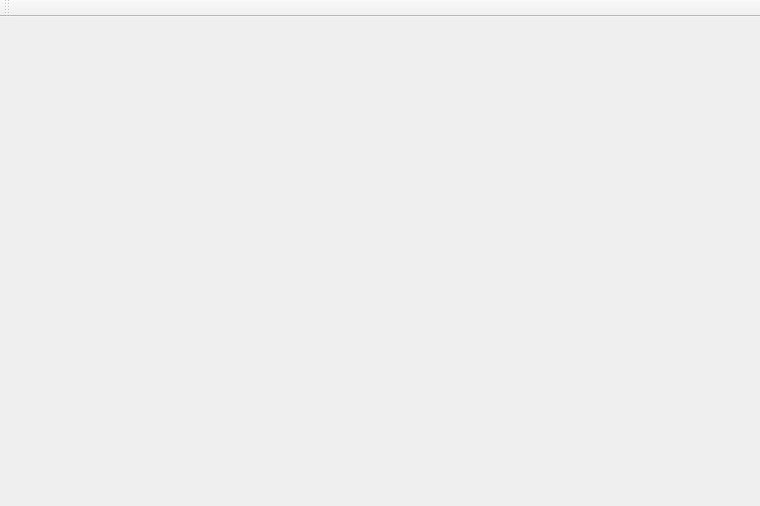
<?xml version="1.0" encoding="UTF-8"?>
<ui version="4.0">
 <class>screenRelayerClass</class>
 <widget class="QMainWindow" name="screenRelayerClass">
  <property name="geometry">
   <rect>
    <x>0</x>
    <y>0</y>
    <width>760</width>
    <height>506</height>
   </rect>
  </property>
  <property name="windowTitle">
   <string>screenRelayer</string>
  </property>
  <widget class="QWidget" name="centralWidget">
   <layout class="QGridLayout" name="gridLayout">
    <property name="leftMargin">
     <number>0</number>
    </property>
    <property name="topMargin">
     <number>0</number>
    </property>
    <property name="rightMargin">
     <number>0</number>
    </property>
    <property name="bottomMargin">
     <number>0</number>
    </property>
    <property name="spacing">
     <number>0</number>
    </property>
    <item row="0" column="0">
     <widget class="QLabel" name="label">
      <property name="text">
       <string/>
      </property>
     </widget>
    </item>
   </layout>
  </widget>
  <widget class="QMenuBar" name="menuBar">
   <property name="geometry">
    <rect>
     <x>0</x>
     <y>0</y>
     <width>760</width>
     <height>23</height>
    </rect>
   </property>
  </widget>
  <widget class="QToolBar" name="mainToolBar">
   <attribute name="toolBarArea">
    <enum>TopToolBarArea</enum>
   </attribute>
   <attribute name="toolBarBreak">
    <bool>false</bool>
   </attribute>
  </widget>
 </widget>
 <layoutdefault spacing="6" margin="11"/>
 <resources>
  <include location="screenRelayer.qrc"/>
 </resources>
 <connections/>
</ui>
